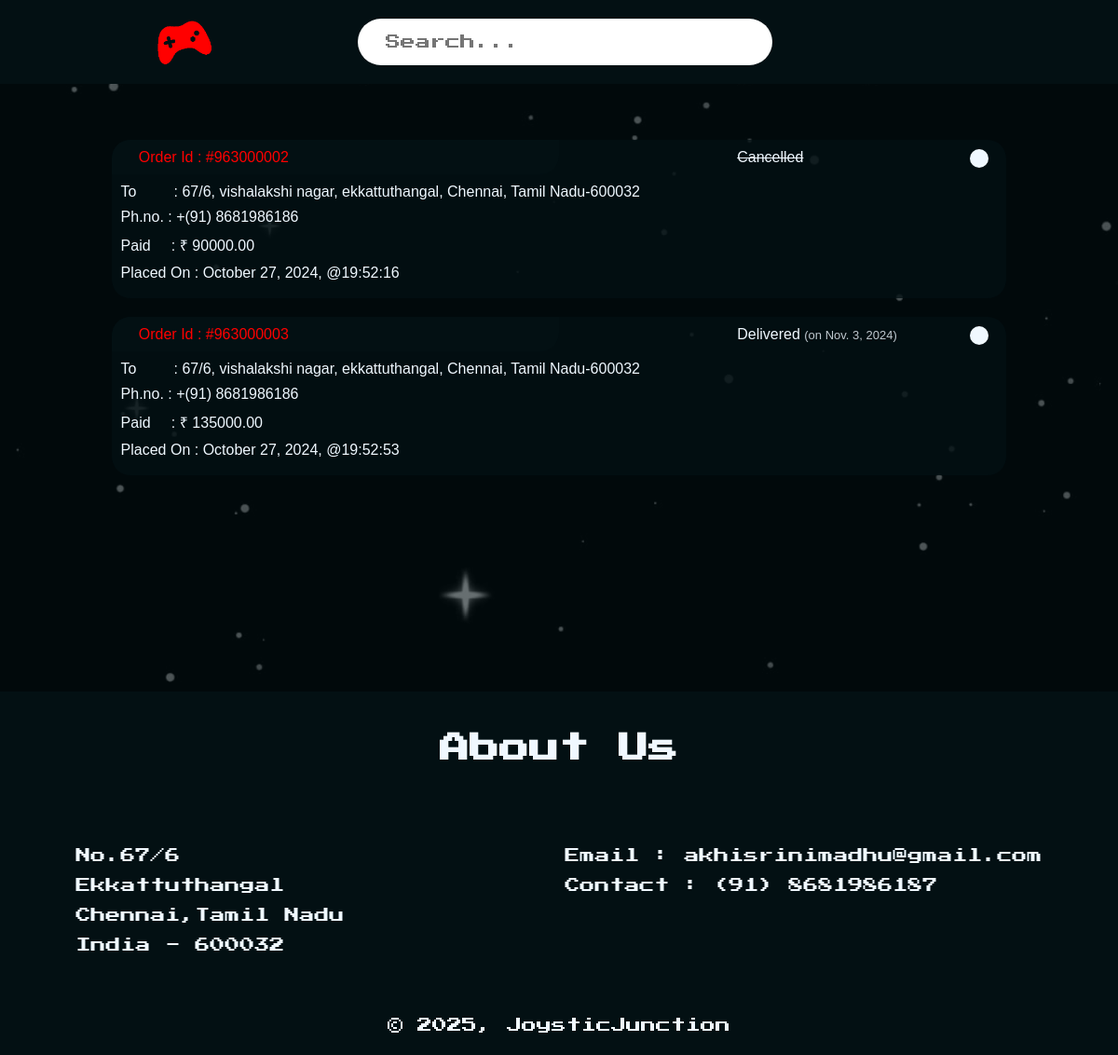
Page /joystickJunctionApp/viewOrders/ (signed in) on the committed database.
### joystickJunctionApp/models.py (models this page shows, shortened)
class OrderDetail(models.Model):
    customerIdInOrder = models.ForeignKey(CustomerDetail, to_field='id', on_delete=models.CASCADE)
    tokiyoOrderId = models.DecimalField('JJ Order Id',  max_digits=9, decimal_places=0) # 369000001
    deliverAddressInOrder = models.CharField('Delivery Address', max_length=140)
    deliveryNumberInOrder = models.IntegerField('Delivery Phone No')
    totalItemCostInOrder = models.DecimalField('Total cost', max_digits=9, decimal_places=2)
    discountInOrder = models.DecimalField('Discount', max_digits=9, decimal_places=2)
    totalAmountPaidInOrder = models.DecimalField('Total amount paid', max_digits=9, decimal_places=2)
    orderPlacedTimeDate = models.CharField('order Placed Time & Date', max_length=30,default=None)
    orderPlacedDate = models.DateField(null=True,default=timezone.now)
    orderDeliveredDate = models.DateField(null=True,default=timezone.now)
    orderStatusInOrder = models.CharField('Delivery Status', max_length=1,default='N')

### joystickJunctionApp/views.py (the view)
# urls.py: path('viewOrders/', views.viewOrders, name='viewOrders'),
def viewOrders(request):
    userId = request.session.get("userId")
    try:
        ordersList = OrderDetail.objects.filter(customerIdInOrder=userId)
        for order in ordersList:
            if order.orderDeliveredDate < datetime.date.today():
                order.orderStatusInOrder = "Y"
                order.save()
        orderProductsList = OrderDetailsProduct.objects.filter(customerIdInODP=userId)
    except:
        ordersList = None
        orderProductsList = None
    product_names = ProductDetail.objects.values('id', 'productName')
    qs_json = json.dumps(list(product_names))
    context = {
        'qs_json': qs_json,
        'ordersList': ordersList,
        'orderProductsList': orderProductsList,
    }
    return render(request, 'order.html',context)

### joystickJunctionApp/templates/order.html (shortened to what this page needs)
{% load static %}
<!DOCTYPE html>
<html lang="en">
<head>
    <link rel="stylesheet" type="text/css" href="{% static 'order/order.css' %}">
</head>
<body>
    <div class="background">
        <div class="navbar_for_home">
            {% include 'navbar/navbarLogout.html' %}
        </div>
        {% if ordersList %}
        <div class="containerOrder">
            {% for order in ordersList %}
            <div class="order-header" tabindex="0" onclick="toggleOrderDetails('{{ order.tokiyoOrderId }}')" onblur="this.classList.remove('focused')">
                <div class="tokiyoOrderId">Order Id : #{{ order.tokiyoOrderId }}</div>
                {% if order.orderStatusInOrder == 'Y' %}
                <div class="orderstatus1"></div><span class="status">Delivered <span class="deliveryday">(on {{ order.orderDeliveredDate }})</span></span>
                {% elif order.orderStatusInOrder == 'N' %}
                <div class="orderstatus2"></div><span class="status"><a class="cancel" href="{% url 'removeInOrder' orderId=order.id %}">Cancel</a>Not-Delivered</span>
                {% elif order.orderStatusInOrder == 'C' %}
                <div class="orderstatus1"></div><span class="status"><strike>Cancelled</strike></span>
                {% endif %}
                <div class="deliverAddressInOrder">To &nbsp&nbsp&nbsp&nbsp&nbsp&nbsp&nbsp : {{ order.deliverAddressInOrder }}&nbsp</div>
                <div class="deliveryNumberInOrder">Ph.no. :  +(91) {{ order.deliveryNumberInOrder }}</div>
                <div class="totalAmountPaidInOrder">Paid &nbsp&nbsp&nbsp : ₹ {{ order.totalAmountPaidInOrder }}</div>
                <div class="orderPlacedTimeDate">Placed On : {{ order.orderPlacedTimeDate }}
                </div>
            </div>
            {% endfor %}
        </div>
        {% else %}
        <div class="containerOrderNoProduct">
            <div class="noProducts">No Orders Placed !!!</div>
            <a class="viewProduct" href="{% url 'category' category=0 %}">Explore</a>
        </div>
        {% endif %}
        <div class="footer">
            {% include 'footerPage.html' %}
        </div>
    </div>
</body>
</html>

### joystickJunctionApp/static/order/order.css (style rules this page uses)
body { font-family: 'Comic Neue', cursive; background-image: url('backgroundwallpaper.jpg'); background-repeat: no-repeat; background-attachment: fixed; background-position: bottom; background-size: cover; color: aliceblue; margin: 0; }
.background { background-color: rgb(3, 16, 19, .6); width: 100%; height: 100%; }
.containerOrder { margin-top: 5%; min-height: 65vh; }
.order-header { border-radius: 20px; margin: 20px auto auto auto; cursor: pointer; height: 170px; width: 80%; background-color: rgb(3, 16, 19, .8); }
.tokiyoOrderId { background-color: rgba(3, 16, 19, 1); color: red; padding: 1% 0% 1% 3%; width: 50%; float: left; border-radius: 20px 0px 20px 0px; }
.status { width: 25%; float: right; margin-top: 1%; margin-right: 1%; }
.deliverAddressInOrder { padding-left: 1%; padding-top: 1%; overflow: hidden; width: 100%; }
.deliveryNumberInOrder,.totalAmountPaidInOrder ,.orderPlacedTimeDate { padding-left: 1%; padding-top: 1%; }
.deliveryday { font-size: small; color: rgb(240, 248, 255, .8); }
.orderstatus1 { float: right; height: 20px; width: 20px; margin-right: 2%; margin-top: 1%; border-radius: 10px; background-color: aliceblue; }
.footer { margin-top: 6%; }

### joystickJunctionApp/static/navbar/navbar.css (style rules this page uses)
* { box-sizing: border-box; font-family: 'Rubik', sans-serif; }
body { margin: 0; }

### joystickJunctionApp/templates/footerPage.html (style rules this page uses)
body { font-family: 'Press Start 2P', cursive; margin: 0; padding: 0; box-sizing: border-box; }

### rows in the picture
OrderDetail: tokiyoOrderId "963000002", orderStatusInOrder "C" (drawn), deliverAddressInOrder "67/6, vishalakshi nagar, ekkattuthangal, Chennai, Tamil Nadu-600032", deliveryNumberInOrder "8681986186", totalAmountPaidInOrder "90000.00", orderPlacedTimeDate "October 27, 2024, @19:52:16"
OrderDetail: tokiyoOrderId "963000003", orderDeliveredDate "Nov. 3, 2024", deliverAddressInOrder "67/6, vishalakshi nagar, ekkattuthangal, Chennai, Tamil Nadu-600032", deliveryNumberInOrder "8681986186", totalAmountPaidInOrder "135000.00", orderPlacedTimeDate "October 27, 2024, @19:52:53"
